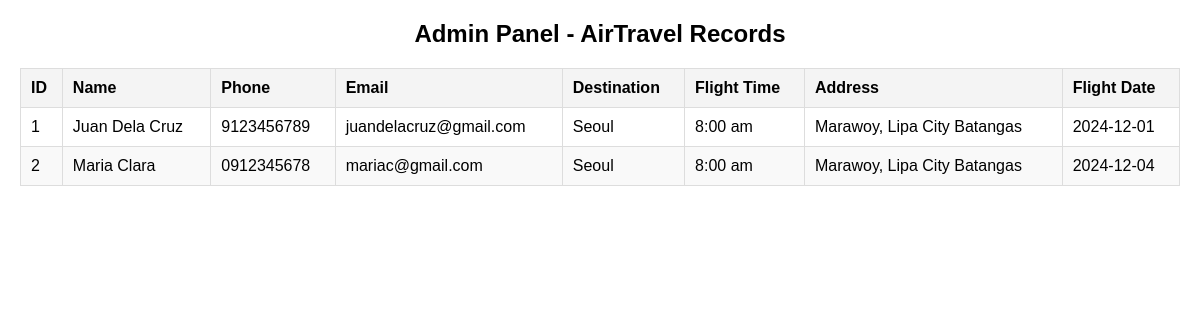
The page /records.php on the database as committed earlier.
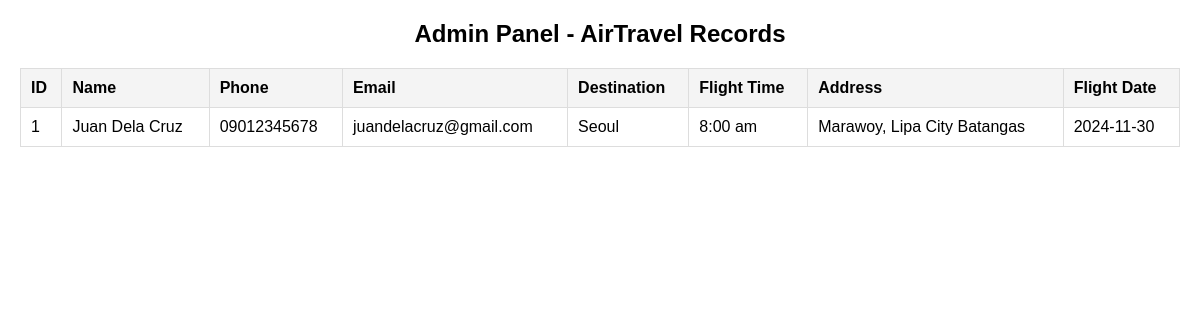
The same page on the database as committed later.
### tables this page shows
CREATE TABLE bookings (
    id INTEGER PRIMARY KEY AUTOINCREMENT,
    name TEXT,
    phone TEXT,
    email TEXT,
    destination TEXT,
    flight_time TEXT,
    address TEXT,
    flight_date TEXT
);

### records.php (the view, shortened to what this page needs)
<?php
$dbname = 'airtravel.db';
$conn = new SQLite3($dbname);
$query = "SELECT * FROM bookings";
$result = $conn->query($query);
?>
<!DOCTYPE html>
<html lang="en">
<head>
</head>
<body>
    <div class="container">
        <h1 class="title">Admin Panel - AirTravel Records</h1>
        <table>
            <thead>
                <tr>
                    <th>ID</th>
                    <th>Name</th>
                    <th>Phone</th>
                    <th>Email</th>
                    <th>Destination</th>
                    <th>Flight Time</th>
                    <th>Address</th>
                    <th>Flight Date</th>
                </tr>
            </thead>
            <tbody>
                <?php
                while ($row = $result->fetchArray(SQLITE3_ASSOC)) {
                    echo "<tr>";
                    echo "<td>" . htmlspecialchars($row['id']) . "</td>";
                    echo "<td>" . htmlspecialchars($row['name']) . "</td>";
                    echo "<td>" . htmlspecialchars($row['phone']) . "</td>";
                    echo "<td>" . htmlspecialchars($row['email']) . "</td>";
                    echo "<td>" . htmlspecialchars($row['destination']) . "</td>";
                    echo "<td>" . htmlspecialchars($row['flight_time']) . "</td>";
                    echo "<td>" . htmlspecialchars($row['address']) . "</td>";
                    echo "<td>" . htmlspecialchars($row['flight_date']) . "</td>";
                    echo "</tr>";
                }
                ?>
            </tbody>
        </table>
    </div>
</body>
</html>

### records.php (style rules this page uses)
body { font-family: Arial, sans-serif; margin: 20px; }
table { width: 100%; border-collapse: collapse; margin-top: 20px; }
table, th, td { border: 1px solid #ddd; }
th, td { padding: 10px; text-align: left; }
th { background-color: #f4f4f4; }
.container { max-width: 1200px; margin: auto; }
.title { text-align: center; font-size: 24px; margin-bottom: 20px; }
tr:nth-child(even) { background-color: #f9f9f9; }

Rows that differ between the two databases and show on the page:
removed bookings: id "2", name "Maria Clara", phone "0912345678", email "mariac@gmail.com", destination "Seoul", flight_time "8:00 am", address "Marawoy, Lipa City Batangas", flight_date "2024-12-04"
changed bookings "Juan Dela Cruz": phone "9123456789" → "09012345678"; flight_date "2024-12-01" → "2024-11-30"
